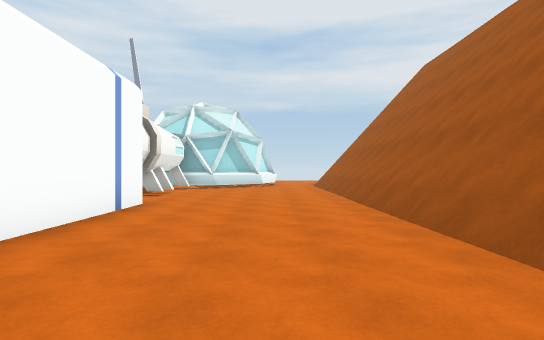
view 1 (above)

24 first-person views from a walk through a 3-D level made in the Unity game engine. The camera is 1.4 m above the floor, looks level and sees 80° across. The floor is counted in squares, 2 m on a side. Each view is taken from the middle of a square. On the plan, view 1 faces up. The plan holds only what a view shows up to about 10 squares ahead; the rest is blank. The place goes on beyond the plan. Some animated figures are not drawn.

view 2
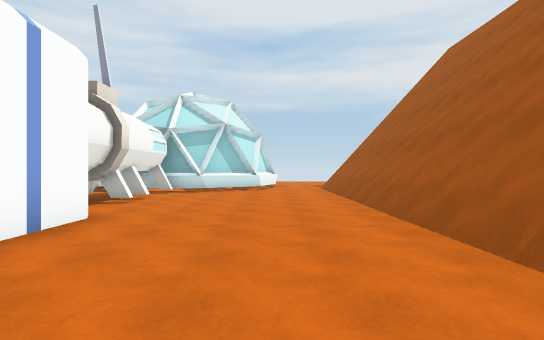

view 3
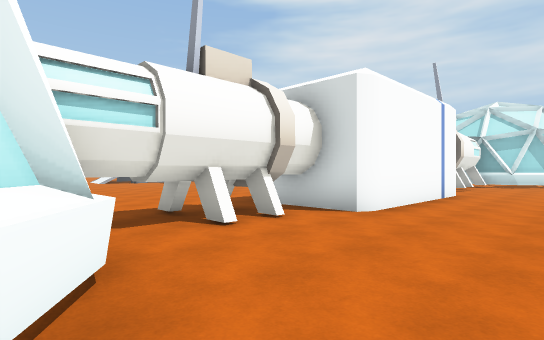

view 4
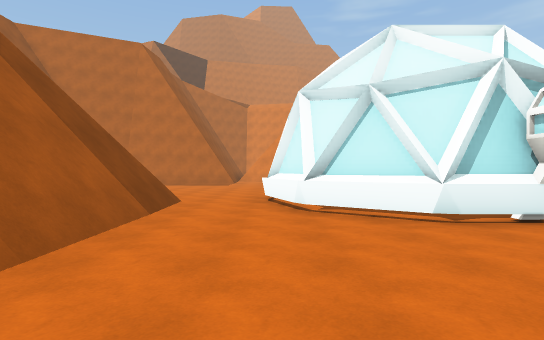

view 5
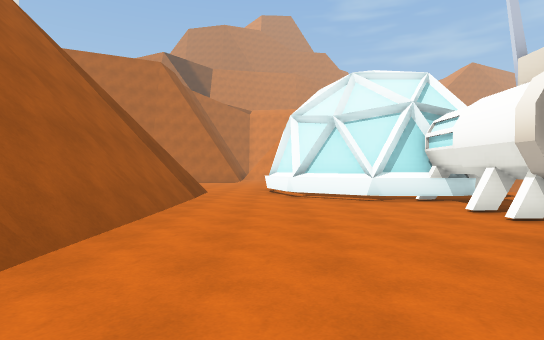

view 6
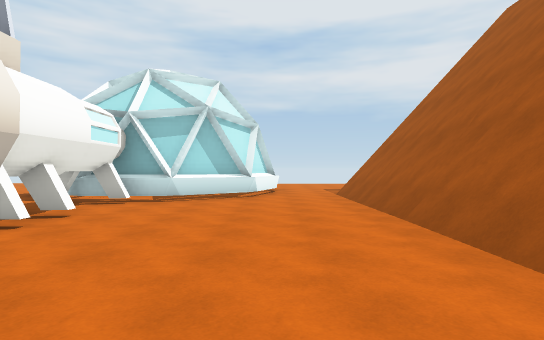

view 7
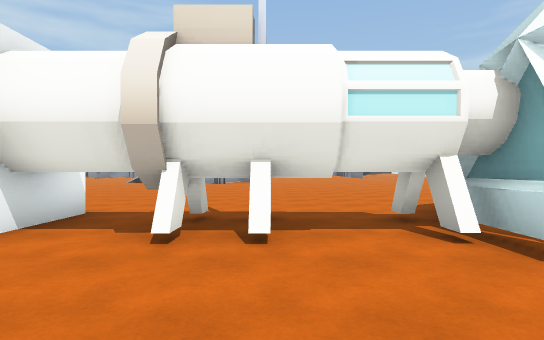

view 8
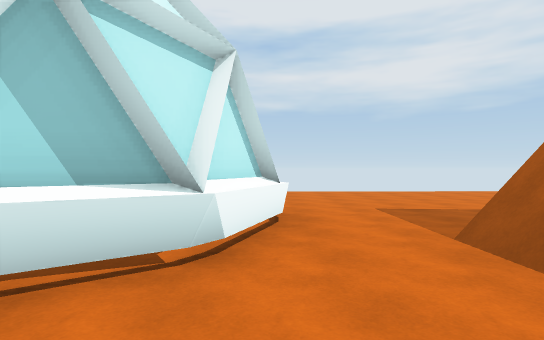

view 9
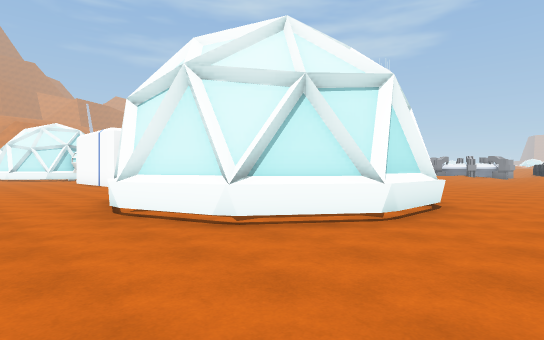

view 10
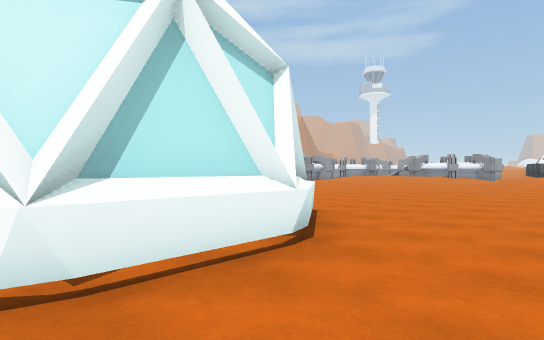

view 11
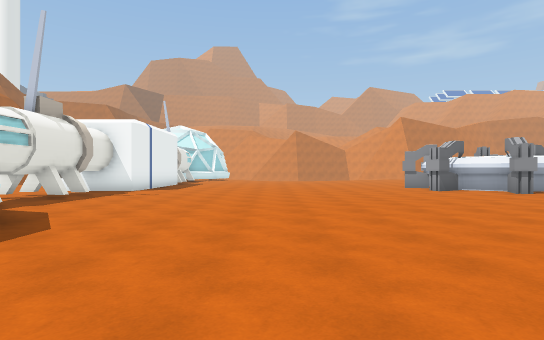

view 12
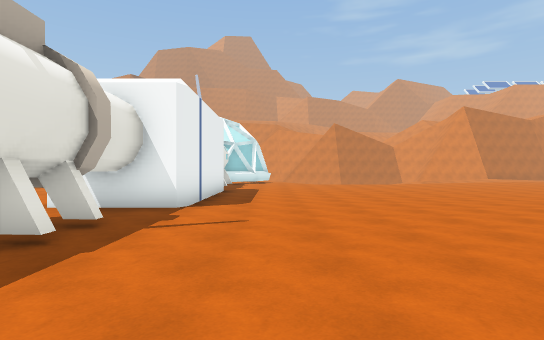

view 13
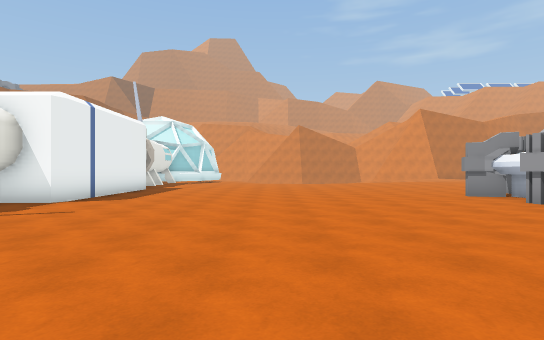

view 14
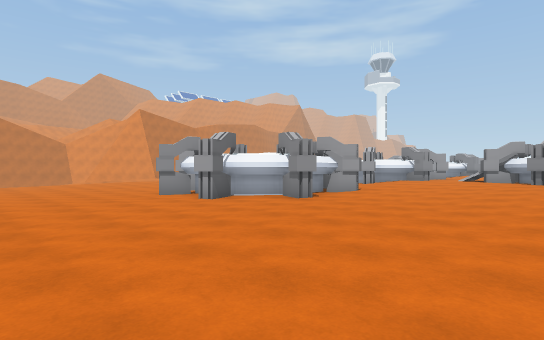

view 15
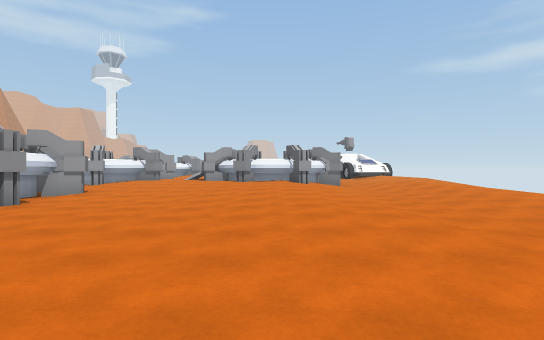

view 16
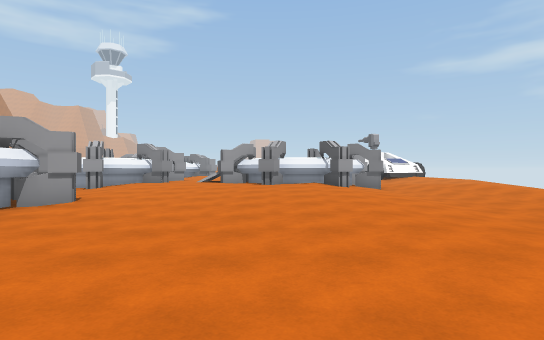

view 17
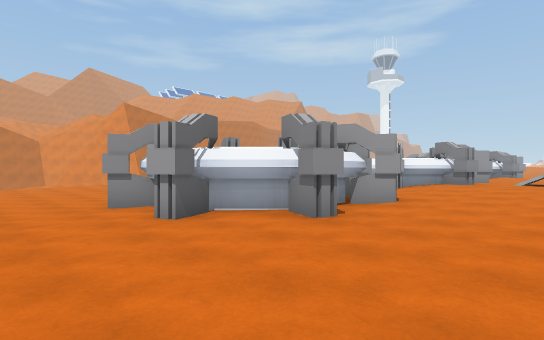

view 18
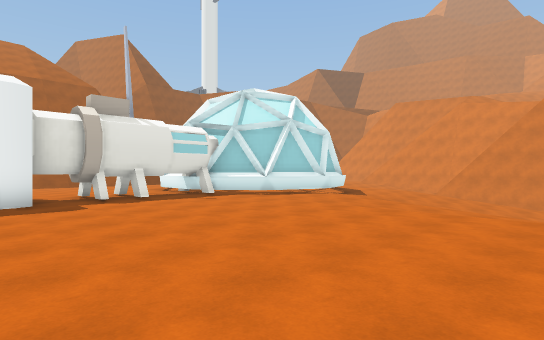

view 19
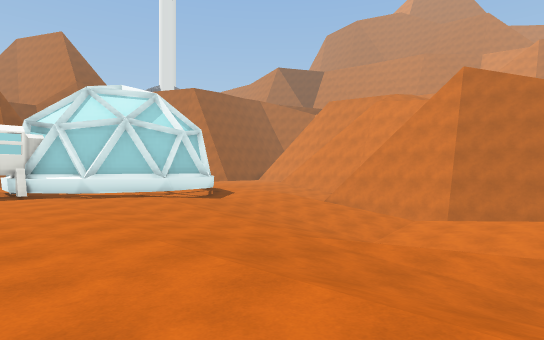

view 20
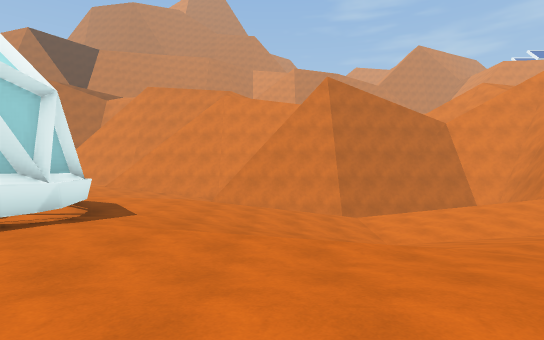

view 21
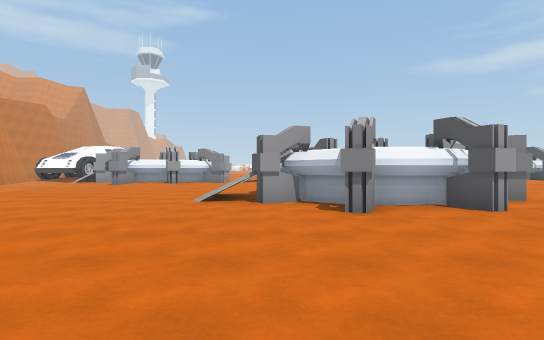

view 22
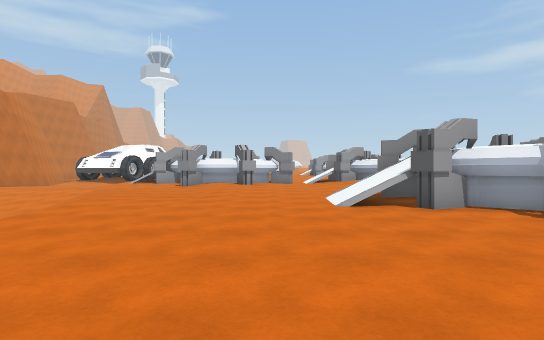

view 23
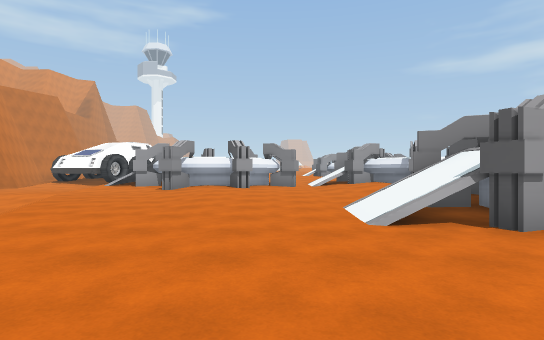

view 24
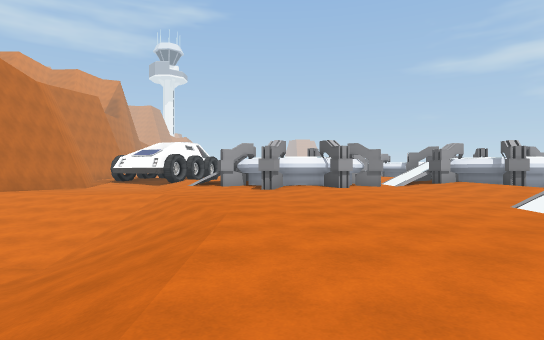

### Floor plan
Key: @ floor where view 1 was taken; # wall or solid block; x gap in a wall; . main floor; : floor 0.25 m higher than the main floor; - floor 0.25 m lower than the main floor; + floor 0.5 m higher than the main floor; / step, stairs or slope; = window, fence, low wall or low ledge; ^ raised ledge; T thing the floor can be seen under or through.
Columns run from 23 left of view 1 to 6 right of it. Each row starts with its distance up from view 1.
 21    ::           ..............
 20   ++::   .....................
 19 ++++/::  ..........###.......
 18 ////:::..........### ##......
 17 /................     #^....
 16 /////:..........      ##...
 15 #/++:::::.......      ##...
 14 #++++:::.........     #..##
 13 #++++::........... ####..##
 12 ++++::.............x^....##
 11 ++++::.............#.....##
 10 ++++::::..........TTT....##
  9 ++//#x#...........TTT....##
  8 #/### ##...........T.....##
  7 #  #   #..........###....##
  6 #      #..........###....##
  5 #++// ##..........###....##
  4 +///=/#...........###....##
  3 :/:.//#...........###....##
  2 ::::..............TT#....##
  1 :::::.............TT.....##
  0 #+:::::...........TT...@.##
 -1 #::::::...........TT.....##
 -2 #:::::::..........TT^....##
 -3 :.::://////////...#####..##
 -4 :..////////////..##   #..##
 -5 ://////////////.##    ##.##
 -6 .///////////////##     #..
 -7 ./////  ////////-#      ...
 -8 .///   /////////-#      ...
 -9 .//   //////////--.
-10 #    #//////////--.
-11      #

Where each view was taken, in squares from view 1:
view 1: 0 up, 0 right, facing up
view 2: 2 up, 0 right, facing up
view 3: 3 down, 0 right, facing up-left
view 4: 2 up, 0 right, facing down
view 5: 5 up, 0 right, facing down
view 6: 5 up, 0 right, facing up
view 7: 10 up, 0 right, facing left
view 8: 11 up, 0 right, facing up
view 9: 21 up, 2 right, facing down-left
view 10: 21 up, 2 left, facing down-left
view 11: 18 up, 10 left, facing down
view 12: 13 up, 7 left, facing down
view 13: 14 up, 10 left, facing down
view 14: 14 up, 11 left, facing down-left
view 15: 14 up, 11 left, facing left
view 16: 13 up, 13 left, facing left
view 17: 12 up, 13 left, facing down-left
view 18: 3 up, 13 left, facing down-right
view 19: 1 down, 16 left, facing down-right
view 20: 1 down, 10 left, facing down
view 21: 4 up, 10 left, facing left
view 22: 1 up, 11 left, facing left
view 23: 1 up, 13 left, facing left
view 24: 2 down, 13 left, facing left
